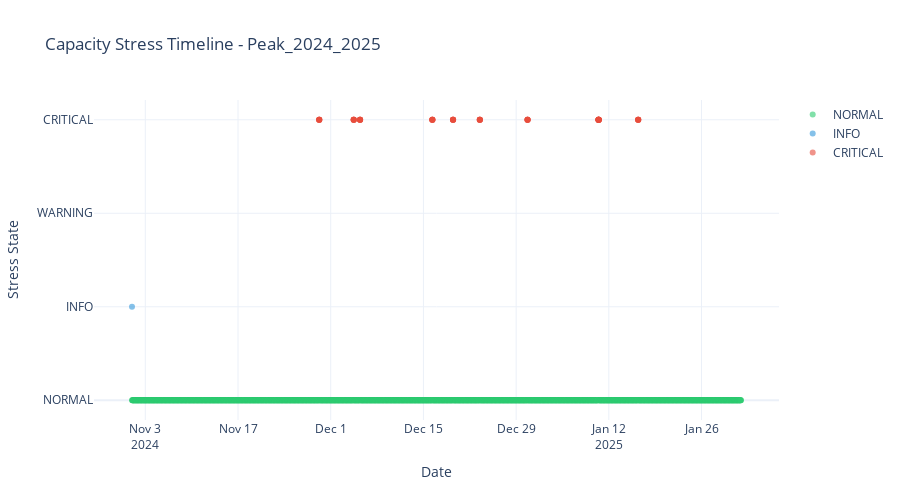

Source (notebook cell):
### Markdown cell above
## 3.2 Stress Timeline Visualization

### Code cell
# Select a period for timeline (use hourly for NORMAL, 10-min for stress events)
SELECTED_PERIOD = 'Peak_2024_2025'

# Combine hourly (for NORMAL) and 10-min windows (for stress) for complete timeline
df_timeline = pd.concat([
    df_stress_hourly[df_stress_hourly['analysis_period_label'] == SELECTED_PERIOD],
    df_stress_windows[df_stress_windows['analysis_period_label'] == SELECTED_PERIOD]
]).sort_values('window_start')

stress_level_map = {'NORMAL': 0, 'INFO': 1, 'WARNING': 2, 'CRITICAL': 3}
df_timeline['stress_level'] = df_timeline['stress_state'].map(stress_level_map)

# Interactive timeline with Plotly
fig = go.Figure()

for state in ['NORMAL', 'INFO', 'WARNING', 'CRITICAL']:
    df_state = df_timeline[df_timeline['stress_state'] == state]
    
    fig.add_trace(go.Scatter(
        x=df_state['window_start'],
        y=df_state['stress_level'],
        mode='markers',
        name=state,
        marker=dict(color=STRESS_STATE_COLORS[state], size=6, opacity=0.6),
        hovertemplate=(
            '<b>%{text}</b><br>'
            'Time: %{x}<br>'
            'Concurrent Jobs: %{customdata[0]}<br>'
            '<extra></extra>'
        ),
        text=[state] * len(df_state),
        customdata=df_state[['concurrent_jobs']].values
    ))

fig.update_layout(
    title=f'Capacity Stress Timeline - {SELECTED_PERIOD}',
    xaxis_title='Date',
    yaxis=dict(
        title='Stress State',
        tickmode='array',
        tickvals=[0, 1, 2, 3],
        ticktext=['NORMAL', 'INFO', 'WARNING', 'CRITICAL']
    ),
    template=PLOTLY_TEMPLATE,
    height=500
)

fig.write_html(IMAGES_DIR / f'stress_timeline_{SELECTED_PERIOD}.html')
fig.show()

print(f"✅ Interactive timeline saved: stress_timeline_{SELECTED_PERIOD}.html")

### Figure 1 — Plotly figure (JSON) as saved in the notebook; plotly's stock layout.template omitted (floating-point values rounded to 4 significant figures; data arrays with more than 128 entries replaced by an {"elided": "..."} marker saying what was removed)
{"data": [{"customdata": {"elided": "2198x1 int values"}, "hovertemplate": "<b>%{text}</b><br>Time: %{x}<br>Concurrent Jobs: %{customdata[0]}<br><extra></extra>", "marker": {"color": "#2ecc71", "opacity": 0.6, "size": 6}, "mode": "markers", "name": "NORMAL", "text": {"elided": "2198 str values"}, "type": "scatter", "x": {"elided": "2198 str values"}, "y": {"elided": "2198 int values"}}, {"customdata": [[4]], "hovertemplate": "<b>%{text}</b><br>Time: %{x}<br>Concurrent Jobs: %{customdata[0]}<br><extra></extra>", "marker": {"color": "#3498db", "opacity": 0.6, "size": 6}, "mode": "markers", "name": "INFO", "text": ["INFO"], "type": "scatter", "x": ["2024-10-31T23:50:00.000000"], "y": [1]}, {"customdata": [], "hovertemplate": "<b>%{text}</b><br>Time: %{x}<br>Concurrent Jobs: %{customdata[0]}<br><extra></extra>", "marker": {"color": "#f39c12", "opacity": 0.6, "size": 6}, "mode": "markers", "name": "WARNING", "text": [], "type": "scatter", "x": [], "y": []}, {"customdata": [[958], [808], [782], [864], [564], [894], [984], [688], [958], [998], [804], [880], [1040], [636], [740], [888], [1006], [798], [1202], [924], [1284], [982], [502], [696], [790], [902], [1022], [590], [876], [740], [684], [768], [686], [1052], [968], [864], [1204], [960], [1252], [1186], [1166], [1936], [652], [762], [616], [870], [1100], [932], [1018], [580], [820], [894], [536], [1214], [688], [716], [822], [844], [960], [1080]], "hovertemplate": "<b>%{text}</b><br>Time: %{x}<br>Concurrent Jobs: %{customdata[0]}<br><extra></extra>", "marker": {"color": "#e74c3c", "opacity": 0.6, "size": 6}, "mode": "markers", "name": "CRITICAL", "text": ["CRITICAL", "CRITICAL", "CRITICAL", "CRITICAL", "CRITICAL", "CRITICAL", "CRITICAL", "CRITICAL", "CRITICAL", "CRITICAL", "CRITICAL", "CRITICAL", "CRITICAL", "CRITICAL", "CRITICAL", "CRITICAL", "CRITICAL", "CRITICAL", "CRITICAL", "CRITICAL", "CRITICAL", "CRITICAL", "CRITICAL", "CRITICAL", "CRITICAL", "CRITICAL", "CRITICAL", "CRITICAL", "CRITICAL", "CRITICAL", "CRITICAL", "CRITICAL", "CRITICAL", "CRITICAL", "CRITICAL", "CRITICAL", "CRITICAL", "CRITICAL", "CRITICAL", "CRITICAL", "CRITICAL", "CRITICAL", "CRITICAL", "CRITICAL", "CRITICAL", "CRITICAL", "CRITICAL", "CRITICAL", "CRITICAL", "CRITICAL", "CRITICAL", "CRITICAL", "CRITICAL", "CRITICAL", "CRITICAL", "CRITICAL", "CRITICAL", "CRITICAL", "CRITICAL", "CRITICAL"], "type": "scatter", "x": ["2024-11-29T06:00:00.000000", "2024-11-29T06:10:00.000000", "2024-11-29T06:20:00.000000", "2024-11-29T06:30:00.000000", "2024-11-29T06:40:00.000000", "2024-11-29T06:50:00.000000", "2024-12-04T11:00:00.000000", "2024-12-04T11:10:00.000000", "2024-12-04T11:20:00.000000", "2024-12-04T11:30:00.000000", "2024-12-04T11:40:00.000000", "2024-12-04T11:50:00.000000", "2024-12-05T10:00:00.000000", "2024-12-05T10:10:00.000000", "2024-12-05T10:20:00.000000", "2024-12-05T10:30:00.000000", "2024-12-05T10:40:00.000000", "2024-12-05T10:50:00.000000", "2024-12-16T08:00:00.000000", "2024-12-16T08:10:00.000000", "2024-12-16T08:20:00.000000", "2024-12-16T08:30:00.000000", "2024-12-16T08:40:00.000000", "2024-12-16T08:50:00.000000", "2024-12-19T11:00:00.000000", "2024-12-19T11:10:00.000000", "2024-12-19T11:20:00.000000", "2024-12-19T11:30:00.000000", "2024-12-19T11:40:00.000000", "2024-12-19T11:50:00.000000", "2024-12-23T12:00:00.000000", "2024-12-23T12:10:00.000000", "2024-12-23T12:20:00.000000", "2024-12-23T12:30:00.000000", "2024-12-23T12:40:00.000000", "2024-12-23T12:50:00.000000", "2024-12-30T17:00:00.000000", "2024-12-30T17:10:00.000000", "2024-12-30T17:20:00.000000", "2024-12-30T17:30:00.000000", "2024-12-30T17:40:00.000000", "2024-12-30T17:50:00.000000", "2025-01-10T10:00:00.000000", "2025-01-10T10:10:00.000000", "2025-01-10T10:20:00.000000", "2025-01-10T10:30:00.000000", "2025-01-10T10:40:00.000000", "2025-01-10T10:50:00.000000", "2025-01-10T11:00:00.000000", "2025-01-10T11:10:00.000000", "2025-01-10T11:20:00.000000", "2025-01-10T11:30:00.000000", "2025-01-10T11:40:00.000000", "2025-01-10T11:50:00.000000", "2025-01-16T10:00:00.000000", "2025-01-16T10:10:00.000000", "2025-01-16T10:20:00.000000", "2025-01-16T10:30:00.000000", "2025-01-16T10:40:00.000000", "2025-01-16T10:50:00.000000"], "y": [3, 3, 3, 3, 3, 3, 3, 3, 3, 3, 3, 3, 3, 3, 3, 3, 3, 3, 3, 3, 3, 3, 3, 3, 3, 3, 3, 3, 3, 3, 3, 3, 3, 3, 3, 3, 3, 3, 3, 3, 3, 3, 3, 3, 3, 3, 3, 3, 3, 3, 3, 3, 3, 3, 3, 3, 3, 3, 3, 3]}], "layout": {"height": 500, "title": {"text": "Capacity Stress Timeline - Peak_2024_2025"}, "xaxis": {"title": {"text": "Date"}}, "yaxis": {"tickmode": "array", "ticktext": ["NORMAL", "INFO", "WARNING", "CRITICAL"], "tickvals": [0, 1, 2, 3], "title": {"text": "Stress State"}}}}
